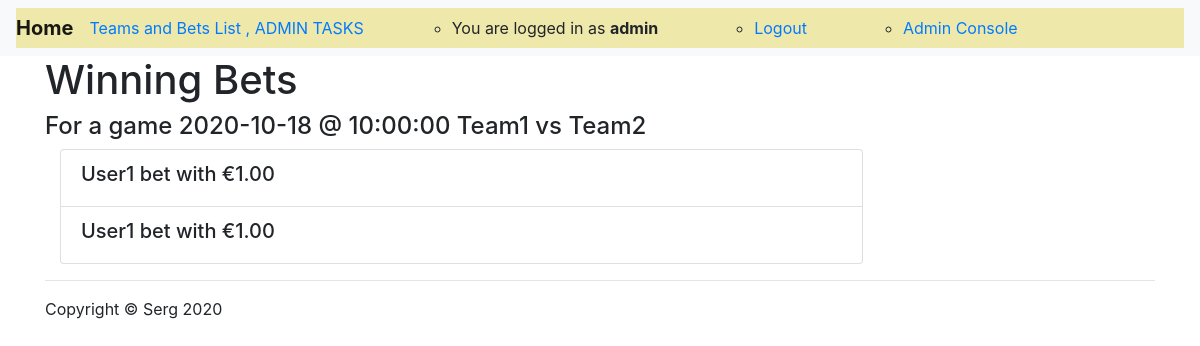
The app's page /betswinners/rch1pn22pz7fxubl1rcy9flfbbljtjs9/ (signed in) with its own data.
### sergtoto/models.py (models this page shows, shortened)
class MyUser(AbstractBaseUser):
    username = models.CharField(verbose_name='username', max_length=100, unique=True, )
    email = models.EmailField()
    is_active = models.BooleanField(default=True)
    is_admin = models.BooleanField(default=False)
    is_employee = models.BooleanField(default=False)
    objects = MyUserManager()
    USERNAME_FIELD = 'username'
    REQUIRED_FIELDS = ['email']
    def __str__(self):
        return self.username

class Game(models.Model):
    contest = models.ForeignKey(Contest, on_delete=models.CASCADE)
    team_a = models.ForeignKey(Team, related_name='name_a', on_delete=models.CASCADE)
    team_b = models.ForeignKey(Team, related_name='name_b', on_delete=models.CASCADE)
    score_team_a = models.IntegerField(default=0)
    score_team_b = models.IntegerField(default=0)
    game_is_started = models.BooleanField(default=False)
    game_is_played = models.BooleanField(default=False)
    slug = models.SlugField(max_length=32, unique=True, editable=True)
    game_date_time = models.DateTimeField(default=timezone.now(), blank=False)
    def __str__(self):
        return self.game_date_time.date().__str__() + " @ " +\
               self.game_date_time.time().__str__() + " " + self.team_a.name + " vs " + self.team_b.name

class Team(models.Model):
    name = models.CharField(verbose_name='team_name', max_length=30, unique=True, )
    description = models.TextField()
    added_by = models.ForeignKey(MyUser, on_delete=models.CASCADE)
    slug = models.SlugField(blank=True)
    selected_for_contest = models.BooleanField(default=False, blank=True)

class Bet(models.Model):
    game = models.ForeignKey(Game, on_delete=models.CASCADE)
    user = models.ForeignKey(MyUser, on_delete=models.CASCADE)
    amount = models.DecimalField(max_digits=10, decimal_places=2)
    team_a_win = models.BooleanField(default=False, blank=True)
    team_b_win = models.BooleanField(default=False, blank=True)
    draw = models.BooleanField(default=False, blank=True)
    bet_won = models.BooleanField(default=False, blank=True)
    bet_loose = models.BooleanField(default=False, blank=True)

### sergtoto/views.py (the view)
# urls.py: path('betswinners/<str:slug>/', bets_winners, name='bets_winners'),
def bets_winners(request, slug):
    game = Game.objects.get(slug=slug)
    bets = Bet.objects.filter(bet_won=True, game=game)
    context = {
        'bets': bets,
        'game': game,
    }
    return render(request, 'bets_winners.html', context)

### sergtoto/templates/bets_winners.html (shortened to what this page needs)
{% extends 'base.html' %}
{% load static %}
{% block content %}
    <h1>Winning Bets</h1>
    <h4>For a game {{ game }}</h4>
    <div class="col-lg-9">
        {% for bet in  bets %}
            <div class="list-group-item">
                <h5>{{ bet.user }} bet with €{{ bet.amount }} </h5>
            </div>
        {% endfor %}
    </div>
{% endblock content %}

### sergtoto/templates/base.html (shortened to what this page needs)
{% load static %}
<!DOCTYPE html>
<html lang="en">
<head>
    <link rel="stylesheet" href="https://stackpath.bootstrapcdn.com/bootstrap/4.2.1/css/bootstrap.min.css"
>
    <link href="https://stackpath.bootstrapcdn.com/font-awesome/4.7.0/css/font-awesome.min.css" rel="stylesheet"
>
    <link rel="stylesheet"
          href="https://cdnjs.cloudflare.com/ajax/libs/tempusdominus-bootstrap-4/5.1.2/css/tempusdominus-bootstrap-4.min.css"
/>
</head>
<body>
<nav class="navbar navbar-expand-lg navbar-light bg-light">
    <div class="collapse navbar-collapse" style="background-color:palegoldenrod;">
        <div class="navbar-header">
            <a class="navbar-brand" href="/"><strong>Home</strong></a>
        </div>
        {% if user.is_authenticated %}
            <div class="caret collapse navbar-collapse">
            <ul class="nav navbar-nav">
                <li>
                    <div class="dropdown">
                        <a href="#" data-toggle="dropdown" role="button">
                            Teams and Bets List
                            {% if user.is_admin %}
                                , ADMIN TASKS
                            {% endif %}
                        </a>
                    </div>
                </li>
                <ul class="form-inline my-2 my-lg-0 m-auto">
                    <li class="ml-xl-5 mr-xl-5"><a>You are logged in as <strong> {{ user.username }}</strong></a></li>
                    <li class="ml-xl-5 mr-xl-5"><a href="{% url 'logout' %}">Logout</a></li>
                    {% if user.is_admin %}
                        <li class="ml-xl-5"><a href="{% url 'admin:index' %}">Admin Console</a></li>
                    {% endif %}
                </ul>
            </ul>
        {% endif %}
        </div>
    </div>
</nav>
<div class="container">
    {% if user.is_authenticated %}
        {% block content %}
        {% endblock content %}
    {% endif %}
</div>
<div class="container">
    <hr>
    <footer>
        <div class="row">
            <div class="col-lg-12">
                <p>Copyright &copy; Serg 2020</p>
            </div>
        </div>
    </footer>
</div>
</body>
</html>

### records on screen
MyUser: username "admin"
Game: game_date_time+team_a+team_b "2020-10-18 @ 10:00:00 Team1 vs Team2"
Bet: user "User1", amount "1.00"
Bet: user "User1", amount "1.00"
